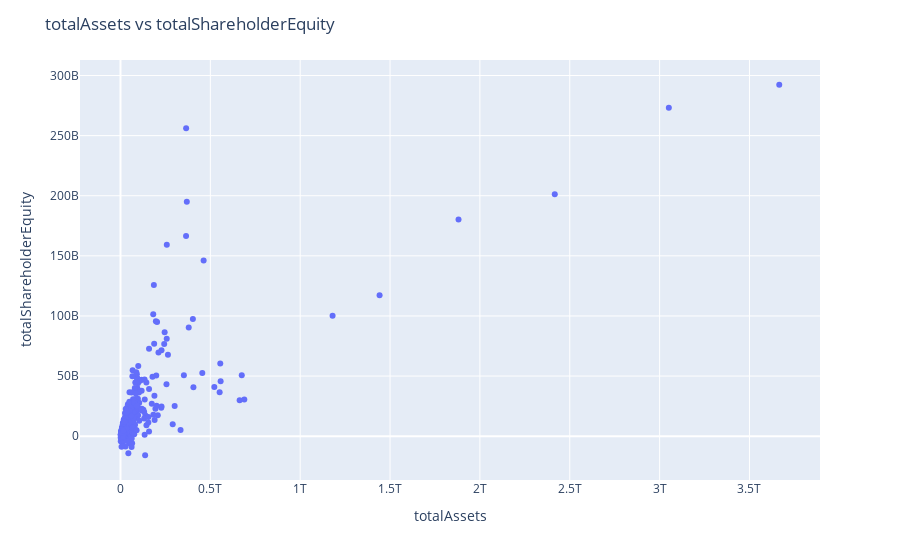

The code cell stored with this chart in its notebook:
### Markdown cell above
**Total Assets:**
- **Mean:** $86,148,230,000
- **Median:** $26,182,740,000
- **Minimum:** $1,442,034,000
- **Maximum:** $3,665,743,000,000

**Total Liabilities:**
- **Mean:** $68,568,780,000
- **Median:** $15,928,400,000
- **Minimum:** $390,283,000
- **Maximum:** $3,373,411,000,000

**Total Shareholder Equity:**
- **Mean:** $17,435,070,000
- **Median:** $7,948,000,000
- **Minimum:** -$15,883,000,000 (negative shareholder equity indicates liabilities exceed assets)
- **Maximum:** $292,332,000,000


The wide range of these line items across companies indicates substantial variability in the size and financial structure of S&P 500 companies. The mean values are significantly larger than the median values, suggesting the presence of a few very large companies that are pulling up the average.

### Code cell
def index_lineItem_plot(df, x, y, hover_data = ['symbol']):
    fig = px.scatter(df,
                x=x, 
                y=y,
                hover_data=hover_data)

    fig.update_layout(
        title=f'{x} vs {y}',
        xaxis=dict(title=f'{x}'),
        yaxis=dict(title=f'{y}'),
        hovermode="closest"
    )

    fig.show()
    
index_lineItem_plot(df = df_pivot.copy(), x='totalAssets', y='totalShareholderEquity', hover_data=['symbol', 'totalLiabilities'])

### Figure 1 — Plotly figure (JSON) as saved in the notebook; plotly's stock layout.template omitted (floating-point values rounded to 4 significant figures; data arrays with more than 128 entries replaced by an {"elided": "..."} marker saying what was removed)
{"data": [{"customdata": {"elided": "497x2 mixed values"}, "hovertemplate": "totalAssets=%{x}<br>totalShareholderEquity=%{y}<br>symbol=%{customdata[0]}<br>totalLiabilities=%{customdata[1]}<extra></extra>", "legendgroup": "", "marker": {"color": "#636efa", "symbol": "circle"}, "mode": "markers", "name": "", "orientation": "v", "showlegend": false, "type": "scatter", "x": {"elided": "497 int values"}, "xaxis": "x", "y": {"elided": "497 int values"}, "yaxis": "y"}], "layout": {"hovermode": "closest", "legend": {"tracegroupgap": 0}, "margin": {"t": 60}, "title": {"text": "totalAssets vs totalShareholderEquity"}, "xaxis": {"anchor": "y", "domain": [0, 1], "title": {"text": "totalAssets"}}, "yaxis": {"anchor": "x", "domain": [0, 1], "title": {"text": "totalShareholderEquity"}}}}
